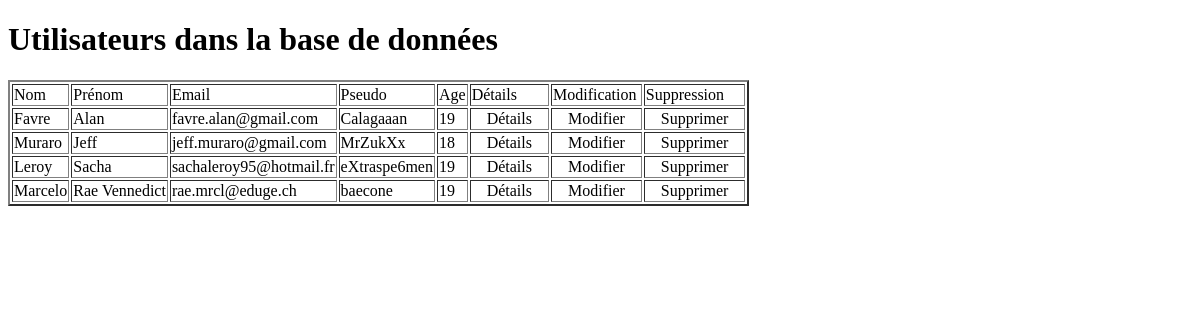
Page /utilisateurs.php on the committed database.
### tables this page shows
CREATE TABLE IF NOT EXISTS `user` (
  `idUser` int(11) NOT NULL AUTO_INCREMENT,
  `nom` varchar(50) NOT NULL,
  `prenom` varchar(50) NOT NULL,
  `email` varchar(50) NOT NULL,
  `dateNaissance` date NOT NULL,
  `pseudo` varchar(50) NOT NULL,
  `password` varchar(255) NOT NULL,
  `description` text,
  PRIMARY KEY (`idUser`),
  UNIQUE KEY `pseudo` (`pseudo`)
);

### dbfunction.php (called while the page is built, shortened)
<?php
function getConnexion()
{
    static $bdd = null;
    if($bdd == null)
    {
        try
        {
            $bdd = new PDO('mysql:host='.HOST.';dbname='.DBNAME, USER, PASS);
            $bdd->setAttribute(PDO::ATTR_ERRMODE, PDO::ERRMODE_EXCEPTION);
        }
        catch (PDOException $e)
        {
            print "Erreur : " . $e->getMessage() . "<br/>";
            die();
        }
    }
    return $bdd;
}
function selectAllUsers()
{
    $RequeteSql =  'SELECT * FROM user';
    $RequeteData = getConnexion()->query($RequeteSql);
    return $RequeteData;
}

### phpToHtml.php (the view, shortened to what this page needs)
<?php
function buildTable($tableau)
{
    echo '<table border="2"><tr><td>Nom</td><td>Prénom</td><td>Email</td><td>Pseudo</td><td>Age</td><td>Détails</td><td>Modification</td><td>Suppression</td></tr>';
    foreach ($tableau as $data)
    {
        $from = new DateTime($data['dateNaissance']);
        $to   = new DateTime('today');
        echo '<tr><td>'.$data['nom'].'</td><td>'.$data['prenom'].'</td><td>'.$data['email'].'</td><td>'.$data['pseudo'].'</td><td>'.$from->diff($to)->y.'</td><td><a href="utilisateurs.php?id='.$data['idUser'].'">Détails</a></td><td><a href="index.php?id='.$data['idUser'].'">Modifier</a></td><td><a href="utilisateurs.php?idToDelete='.$data['idUser'].'">Supprimer</a></td></tr>';
    }
    echo '</table>';
}
?>

### utilisateurs.php (shortened to what this page needs)
<!DOCTYPE html>
<?php
include 'dbfunction.php';
include 'phpToHtml.php';
?>
<html>
    <head>
        <link rel="stylesheet" type="text/css" href="style.css">
    </head>
    <body>
        <h1>Utilisateurs dans la base de données</h1>
        <div>
        <?php
            if(!isset($_GET['id']))
            {
                buildTable(selectAllUsers());
            }
            else
            {
                $id = $_REQUEST['id'];
                buildTableOneUser(selectOneUser($id));
            }
        ?>
        </div>
    </body>
</html>

### style.css (style rules this page uses)
a { padding-left: 15px; padding-right: 15px; text-decoration: none; color: black; }

### rows in the picture
user: nom "Favre", prenom "Alan", email "favre.alan@gmail.com", pseudo "Calagaaan", dateNaissance "19"
user: nom "Muraro", prenom "Jeff", email "jeff.muraro@gmail.com", pseudo "MrZukXx", dateNaissance "18"
user: nom "Leroy", prenom "Sacha", email "sachaleroy95@hotmail.fr", pseudo "eXtraspe6men", dateNaissance "19"
user: nom "Marcelo", prenom "Rae Vennedict", email "rae.mrcl@eduge.ch", pseudo "baecone", dateNaissance "19"
